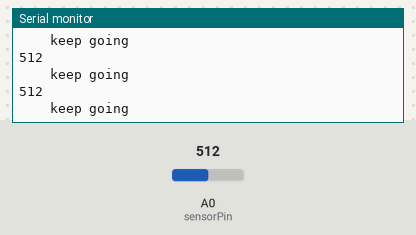
The sketch below on a simulated Arduino Uno, built with avr-gcc and run on an emulated ATmega328P. On the bench: the last lines printed to the serial monitor. The inputs (shaded band) are chosen by the test bench; at power-on: A0 (sensorPin) = 512.

Above: at 1.2 s.
1.3 s: A0 (sensorPin) set to 496
At 1.31 s:
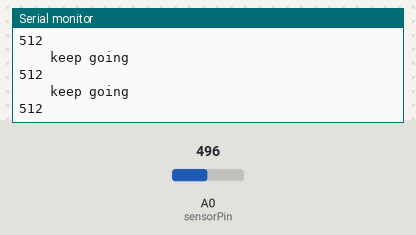
3.2 s: A0 (sensorPin) set to 511
At 3.22 s:
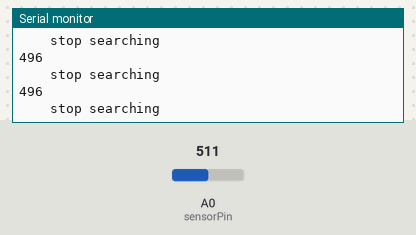
Timing chart, 0 to 6.2 s (numbered marks = the images above; inputs shaded):
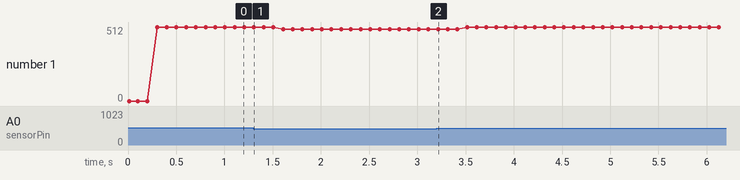

Measured:
- the behaviour switches between 512 and 511 on A0 (sensorPin) (found by bisection; images 0 and 1)
- plotted number 1: 512 → 496 after the input at 1.3 s, 496 → 511 after the input at 3.2 s

The sketch:

AntennaDemo.ino
```cpp
#include "FastRunningMedian.h"

int sensorPin = A0;    // select the input pin for the potentiometer
int sensorValue = 0;  // variable to store the value coming from the sensor
FastRunningMedian<unsigned int,7, 0> median;

void setup() {
  // declare the ledPin as an OUTPUT:
  pinMode(sensorPin, INPUT);

  Serial.begin(9600);
    Serial.println("antenna demo");

}

unsigned int max_reading=0;
int stop_count=0;
void loop() {
  // read the value from the sensor:
  sensorValue = analogRead(sensorPin);
  median.addValue(sensorValue);

  unsigned int sample = median.getMedian();
  Serial.println( sample);

  if(sample >= max_reading)
  {
    max_reading = sample;
    stop_count=0;

    Serial.println(" \t keep going");
  }
  else
  {
    stop_count++;
    if( sample>25)
      Serial.println(" \t stop searching");
  }


    delay(100);
}

//beacon off, no motors stable around 9
//beacon onn, no motors max distance ~ 1.8 mters
//2 feet = 50
//1 foot = 256
```

FastRunningMedian.h
```cpp
//
// Released to the public domain
//
// Remarks:
// This is a lean but fast version.
// Initially, the buffer is filled with a "default_value". To get real median values
// you have to fill the object with N values, where N is the size of the sliding window.
// For example: for(int i=0; i < 32; i++) myMedian.addValue(readSensor());
//
// Constructor:
// FastRunningMedian<datatype_of_content, size_of_sliding_window, default_value>
// maximim size_of_sliding_window is 255
// Methods:
// addValue(val) adds a new value to the buffers (and kicks the oldest)
// getMedian() returns the current median value
//
//
// Usage:
// #include "FastRunningMedian.h"
// FastRunningMedian<unsigned int,32, 0> myMedian;
// ....
// myMedian.addValue(value); // adds a value
// m = myMedian.getMedian(); // retieves the median
//

#include <inttypes.h>

template <typename T, uint8_t N, T default_value> class FastRunningMedian {

public:
	FastRunningMedian() {
		_buffer_ptr = N;
		_window_size = N;
		_median_ptr = N/2;

		// Init buffers
		uint8_t i = _window_size;
		while( i > 0 ) {
			i--;
			_inbuffer[i] = default_value;
			_sortbuffer[i] = default_value;
		}
	};

	T getMedian() {
		// buffers are always sorted.
		return _sortbuffer[_median_ptr];
	}


	void addValue(T new_value) {
		// comparision with 0 is fast, so we decrement _buffer_ptr
		if (_buffer_ptr == 0)
			_buffer_ptr = _window_size;

		_buffer_ptr--;

		T old_value = _inbuffer[_buffer_ptr]; // retrieve the old value to be replaced
		if (new_value == old_value) 		  // if the value is unchanged, do nothing
			return;

		_inbuffer[_buffer_ptr] = new_value;  // fill the new value in the cyclic buffer

		// search the old_value in the sorted buffer
		uint8_t i = _window_size;
		while(i > 0) {
			i--;
			if (old_value == _sortbuffer[i])
				break;
		}

		// i is the index of the old_value in the sorted buffer
		_sortbuffer[i] = new_value; // replace the value

		// the sortbuffer is always sorted, except the [i]-element..
		if (new_value > old_value) {
			//  if the new value is bigger than the old one, make a bubble sort upwards
			for(uint8_t p=i, q=i+1; q < _window_size; p++, q++) {
				// bubble sort step
				if (_sortbuffer[p] > _sortbuffer[q]) {
					T tmp = _sortbuffer[p];
					_sortbuffer[p] = _sortbuffer[q];
					_sortbuffer[q] = tmp;
				} else {
					// done ! - found the right place
					return;
				}
			}
		} else {
			// else new_value is smaller than the old one, bubble downwards
			for(int p=i-1, q=i; q > 0; p--, q--) {
				if (_sortbuffer[p] > _sortbuffer[q]) {
					T tmp = _sortbuffer[p];
					_sortbuffer[p] = _sortbuffer[q];
					_sortbuffer[q] = tmp;
				} else {
					// done !
					return;
				}
			}
		}
	}

private:
	// Pointer to the last added element in _inbuffer
	uint8_t _buffer_ptr;
	// sliding window size
	uint8_t _window_size;
	// position of the median value in _sortbuffer
	uint8_t _median_ptr;

	// cyclic buffer for incoming values
	T _inbuffer[N];
	// sorted buffer
	T _sortbuffer[N];
};
```
